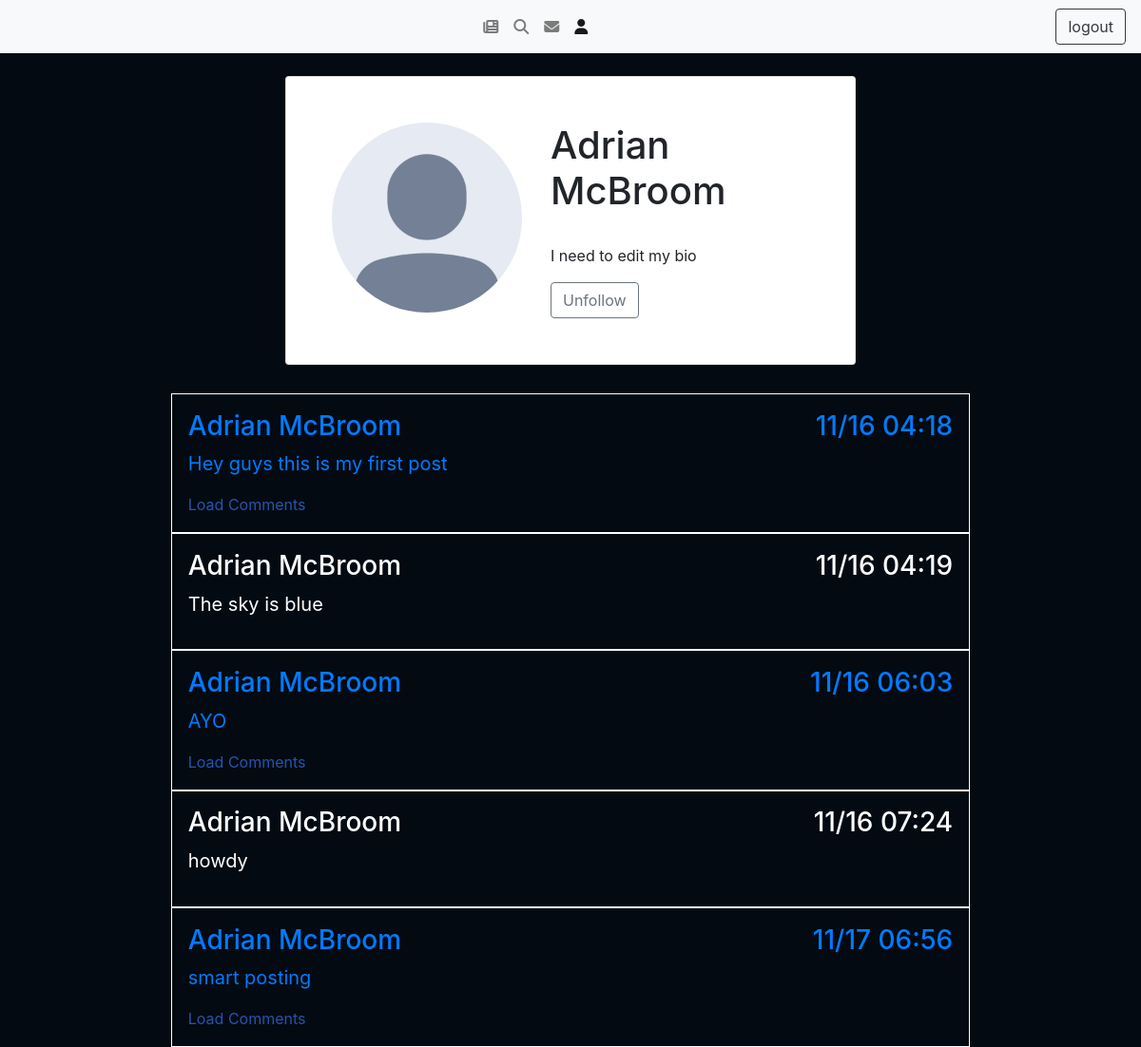
Page /profile/1 (signed in) on the committed database.
### app.py (models this page shows, shortened)
class User(db.Model, UserMixin):
  id = db.Column(db.Integer, primary_key=True)
  username = db.Column(db.String, unique=True, nullable=False)
  displayName = db.Column(db.String, unique=True, nullable=False)
  password = db.Column(db.String, unique=True, nullable=False)
  profile_pic = db.Column(db.String(), nullable=True)
  bio = db.Column(db.String(150), nullable=True)
  posts = db.relationship('Post', backref="User")
  comments = db.relationship('Comment', backref="User")
  likes = db.relationship('Likes', backref="User")
  followed = db.relationship(
        'User', secondary=followers,
        primaryjoin=(followers.c.follower_id == id),
        secondaryjoin=(followers.c.followed_id == id),
        backref=db.backref('followers', lazy='dynamic'), lazy='dynamic')
  def is_following(self, user):
    return self.followed.filter(followers.c.followed_id == user.id).count() > 0

class Post(db.Model):
  id = db.Column(db.Integer, primary_key=True)
  text = db.Column(db.String, nullable=False)
  author = db.Column(db.Integer, db.ForeignKey('user.id'), nullable=False)
  timePosted = db.Column(db.DateTime, nullable=False, default=datetime.utcnow)
  comments = db.relationship('Comment', backref='Post')
  likes = db.relationship('Likes', backref='Post')

### app.py (the view)
@app.route('/profile/<int:userid>', methods=['GET'])
@login_required
def render_profile(userid):
  if userid  == 0:
    userid = current_user.id
  user = User.query.filter_by(id=userid).first()
  name = user.displayName
  pfp = user.profile_pic
  if pfp == None:
    pfp = 'empty_user.png'
  bio = user.bio
  if bio == None:
    bio = "I need to edit my bio"
  posts = Post.query.filter_by(author=user.id).all()
  view = 'browsing'
  if current_user.id == user.id:
    view = 'user'
  isFollowing = False
  if current_user.is_following(user):
    isFollowing = True
  return render_template('profile.html', pfp=pfp, name = name, bio = bio, posts=posts, view=view, userid = userid, isFollowing = isFollowing)

### app.py (called while the page is built)
@login_manager.user_loader
def load_user(user_id):
  return User.query.get(int(user_id))

### templates/profile.html (shortened to what this page needs)
<!DOCTYPE html>
<html lang="en">
<head>
  <link rel="stylesheet" href="https://cdn.jsdelivr.net/npm/bootstrap@4.3.1/dist/css/bootstrap.min.css">
  <link rel="stylesheet" href="{{ url_for('static', filename='css/main.css') }}">
</head>
<body>
    <nav class="navbar navbar-expand-lg navbar-light bg-light">
        <div class="collapse navbar-collapse" id="navbarNav">
            <ul class="navbar-nav mx-auto">
            <li class="nav-item">
                <a class="nav-link" href="/"><i class="fa-sharp fa-solid fa-newspaper"></i></a>
            </li>
            <li class="nav-item">
                <a class="nav-link" href="/lookup"><i class="fa-solid fa-magnifying-glass"></i></a>
            </li>
            <li class="nav-item">
                <a class="nav-link" href="/messages"><i class="fa-solid fa-envelope"></i></a>
            </li>
            <li class="nav-item active">
                <a class="nav-link" href="/profile/0"><i class="fa-solid fa-user"></i></a>
            </li>
            </ul>
        </div>
        <a href="{{url_for('logout')}}"><button class="btn btn-outline-dark">logout</button></a>
    </nav>
    <div class="card mx-auto mt-4 w-50">
        <div class="row p-5">
            <div class="col-md-auto pfp-container" id="pfp-container">
                <img id="pfp" src="/static/images/{{ pfp }}" alt="profile image" class="rounded-circle">
            </div>
            <div class="col">
                <h1>{{ name }}</h1>
                <br>
                <div>
                    {% if view == 'user' %}
                        <textarea class="w-75" id="bio" autocomplete="off"> {{ bio }} </textarea>
                        <br><br>
                        <input type="submit" value="Update Bio" class="btn btn-outline-primary" onclick="update_bio()">
                    {% else %}
                        <p class="w-75" id="bio" autocomplete="off"> {{ bio }} </p>
                        {% if isFollowing  == False %}
                            <input  id="follow" type="submit" value="Follow +" class="btn btn-outline-primary" onclick="follow(`{{ userid }}`)">
                        {% else %}
                            <input id="unfollow" type="submit" value="Unfollow" class="btn btn-outline-secondary" onclick="unfollow(`{{ userid }}`)">
                        {% endif %}
                    {% endif %}
                </div>
            </div>
        </div>
    </div>
    <div class="post-page">
        {% if post != None %}
            {% for post in posts %}
            <a class="post-link" href="{{url_for('post', postID=post.id)}}">
            <div class="post">
                <div class="info">
                <h3>{{post.User.displayName}}</h3>
                <h3>{{post.timePosted.strftime('%m/%d %H:%M')}}</h3>
                </div>
                <p class="post-text">{{post.text}}</p>
                {%if post.comments%}
                <a href="{{url_for('post', postID=post.id)}}" class="load-comments">Load Comments</a>
                {%endif%}
            </div>
            </a>
            {%endfor%}
        {% endif %}
      </div>
</body>
</html>

### static/css/main.css (style rules this page uses)
body { background-color: rgb(3, 10, 18); }
.post-page { width: 70%; margin: auto; margin-top: 2.5%; display: flex; flex-direction: column; justify-content: flex-start; }
.info { display: flex; flex-direction: row; justify-content: space-between; }
.post { color: white; display: flex; flex-direction: row; border: 1px solid white; display: flex; flex-direction: column; padding: 2%; }
.post-link { text-decoration: none; }
.post-text { font-size: 125%; }
.load-comments { color: rgb(36, 85, 176); }
#pfp { max-width:200px; }
.pfp-container { position: relative; }

### rows in the picture
User: displayName "Adrian McBroom"
Post: User.displayName "Adrian McBroom", timePosted "11/16 04:18", text "Hey guys this is my first post"
Post: User.displayName "Adrian McBroom", timePosted "11/16 04:19", text "The sky is blue"
Post: User.displayName "Adrian McBroom", timePosted "11/16 06:03", text "AYO"
Post: User.displayName "Adrian McBroom", timePosted "11/16 07:24", text "howdy"
Post: User.displayName "Adrian McBroom", timePosted "11/17 06:56", text "smart posting"

### other values in the picture
{{ bio }} "I need to edit my bio"
